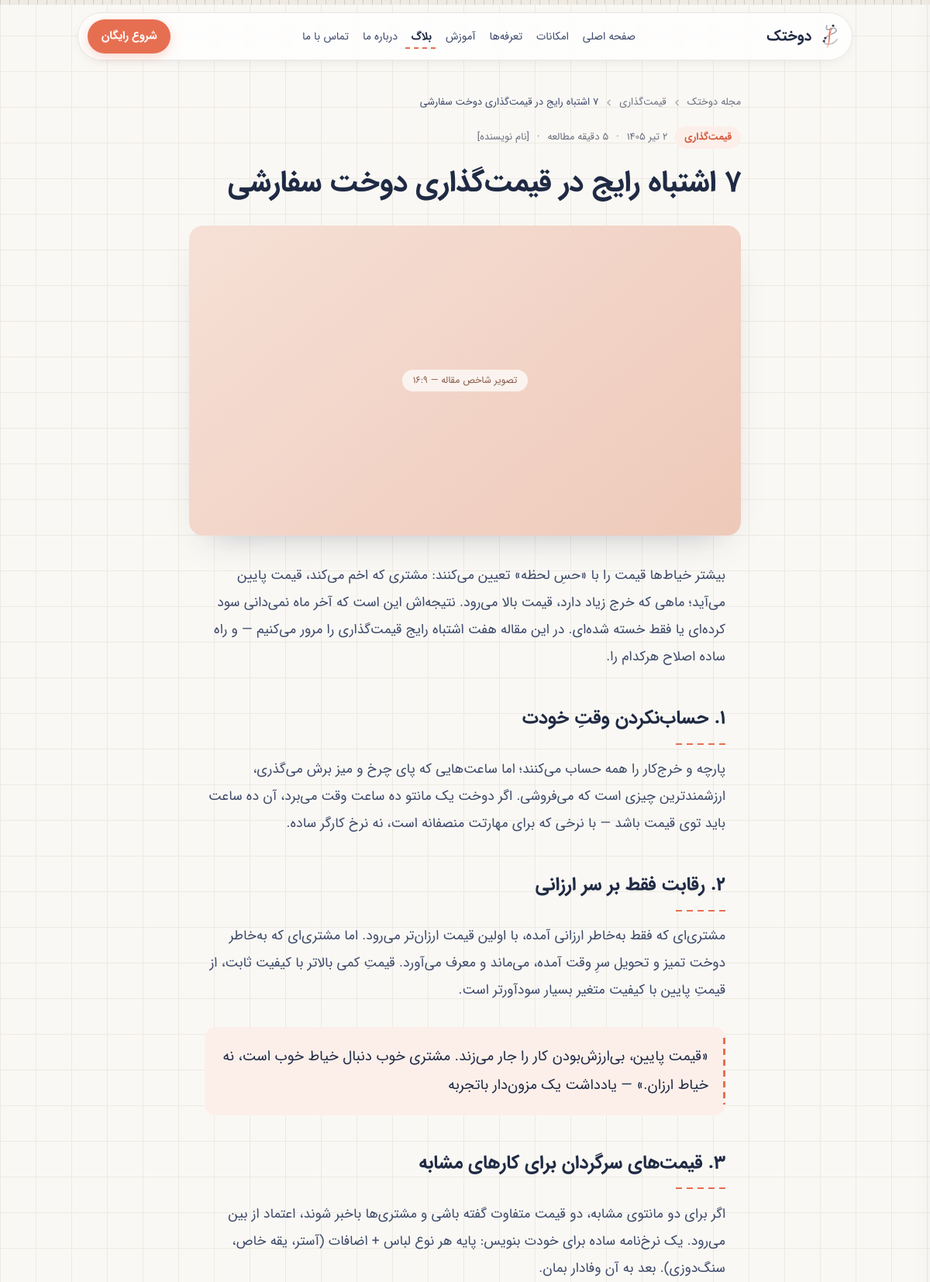
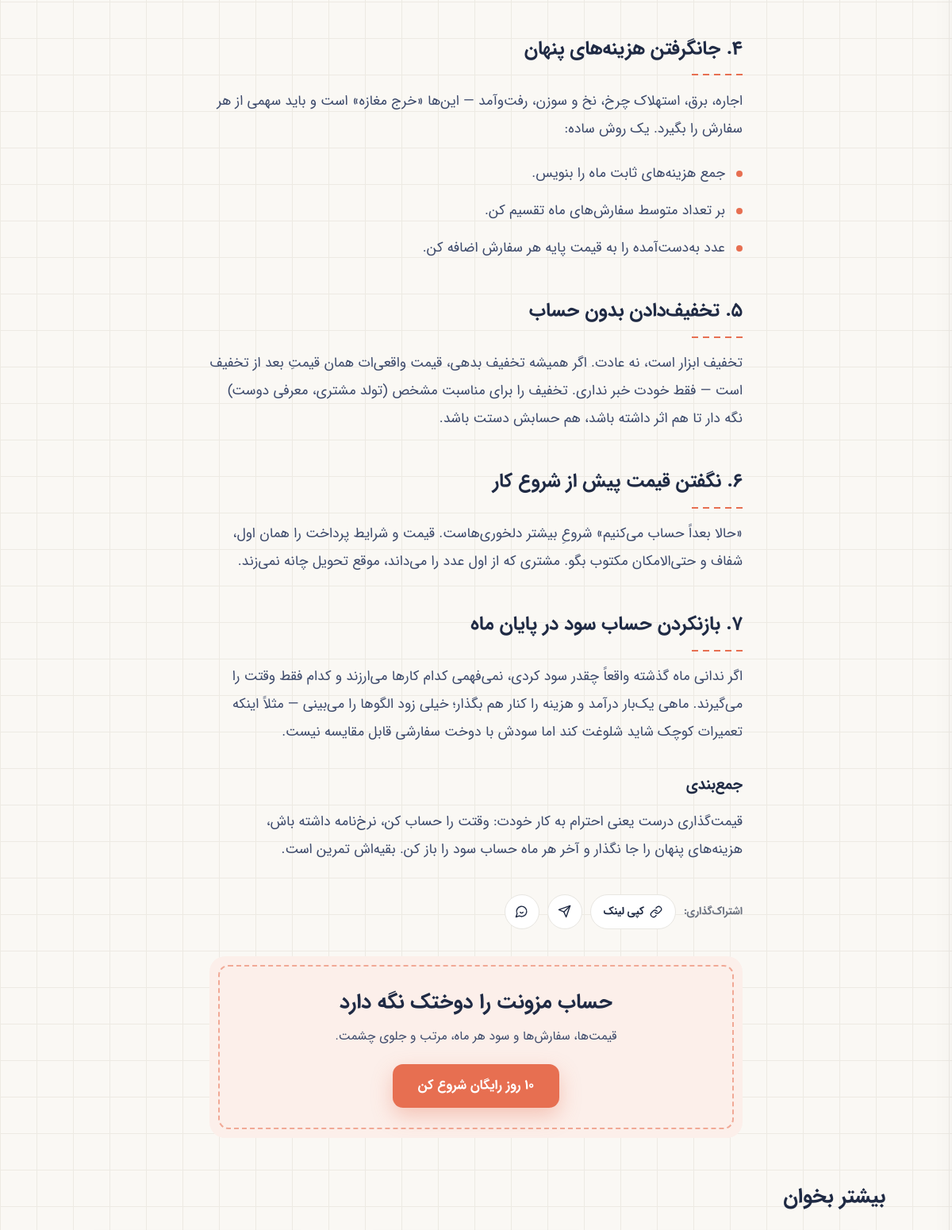
Page /blog/pricing-mistakes (upper part) on the committed database (2 pictures, top to bottom).
### tables this page shows
CREATE TABLE blog_posts (
  id INT UNSIGNED NOT NULL AUTO_INCREMENT,
  slug VARCHAR(160) NOT NULL,
  title VARCHAR(220) NOT NULL,
  excerpt TEXT NULL,
  body_html MEDIUMTEXT NULL,
  cover_image VARCHAR(255) NULL,
  cover_alt VARCHAR(220) NULL,
  category_id INT UNSIGNED NULL,
  status ENUM('draft','published') NOT NULL DEFAULT 'draft',
  published_at DATETIME NULL,
  updated_at DATETIME NOT NULL DEFAULT CURRENT_TIMESTAMP ON UPDATE CURRENT_TIMESTAMP,
  seo_title VARCHAR(220) NULL,
  seo_description VARCHAR(320) NULL,
  reading_minutes TINYINT UNSIGNED NOT NULL DEFAULT 5,
  PRIMARY KEY (id),
  UNIQUE KEY uq_post_slug (slug),
  KEY idx_post_status_date (status, published_at),
  CONSTRAINT fk_post_category FOREIGN KEY (category_id) REFERENCES blog_categories (id) ON DELETE SET NULL
);

CREATE TABLE blog_categories (
  id INT UNSIGNED NOT NULL AUTO_INCREMENT,
  slug VARCHAR(120) NOT NULL,
  title VARCHAR(160) NOT NULL,
  sort_order INT NOT NULL DEFAULT 0,
  PRIMARY KEY (id),
  UNIQUE KEY uq_blog_cat_slug (slug)
);

### includes/db.php (called while the page is built, shortened)
<?php
function db(): PDO
{
    static $pdo = null;
    if ($pdo === null) {
        $dsn = 'mysql:host=' . DB_HOST . ';dbname=' . DB_NAME . ';charset=' . DB_CHARSET;
        $pdo = new PDO($dsn, DB_USER, DB_PASS, [
            PDO::ATTR_ERRMODE            => PDO::ERRMODE_EXCEPTION,
            PDO::ATTR_DEFAULT_FETCH_MODE => PDO::FETCH_ASSOC,
            PDO::ATTR_EMULATE_PREPARES   => false,
        ]);
    }
    return $pdo;
}

### includes/blog_lib.php (called while the page is built, shortened)
<?php
require_once __DIR__ . '/db.php';
require_once __DIR__ . '/helpers.php';
function blog_gradient(array $post): array
{
    return BLOG_GRADIENTS[max(0, (int) $post['id'] - 1) % count(BLOG_GRADIENTS)];
}
function blog_post_by_slug(string $slug): ?array
{
    $stmt = db()->prepare(
        "SELECT p.*, c.title AS cat_title, c.slug AS cat_slug
         FROM blog_posts p LEFT JOIN blog_categories c ON c.id = p.category_id
         WHERE p.slug = ? AND p.status = 'published'"
    );
    $stmt->execute([$slug]);
    return $stmt->fetch() ?: null;
}
function blog_related(array $post, int $n = 3): array
{
    $stmt = db()->prepare(
        "SELECT p.*, c.title AS cat_title FROM blog_posts p
         LEFT JOIN blog_categories c ON c.id = p.category_id
         WHERE p.status = 'published' AND p.id != ?
         ORDER BY (p.category_id = ?) DESC, p.published_at DESC LIMIT " . (int) $n
    );
    $stmt->execute([(int) $post['id'], (int) ($post['category_id'] ?? 0)]);
    return $stmt->fetchAll();
}
function blog_read_label(array $post): string
{
    return fa_digits((int) ($post['reading_minutes'] ?? 5)) . ' دقیقه مطالعه';
}
    ?>

### includes/helpers.php (called while the page is built, shortened)
<?php
function e(?string $s): string
{
    return htmlspecialchars($s ?? '', ENT_QUOTES, 'UTF-8');
}
function fa_digits(string|int|float $s): string
{
    return strtr((string) $s, [
        '0' => '۰', '1' => '۱', '2' => '۲', '3' => '۳', '4' => '۴',
        '5' => '۵', '6' => '۶', '7' => '۷', '8' => '۸', '9' => '۹',
    ]);
}
function gregorian_to_jalali(int $gy, int $gm, int $gd): array
{
    $g_d_m = [0, 31, 59, 90, 120, 151, 181, 212, 243, 273, 304, 334];
    $gy2 = ($gm > 2) ? ($gy + 1) : $gy;
    $days = 355666 + (365 * $gy) + intdiv($gy2 + 3, 4) - intdiv($gy2 + 99, 100)
        + intdiv($gy2 + 399, 400) + $gd + $g_d_m[$gm - 1];
    $jy = -1595 + (33 * intdiv($days, 12053));
    $days %= 12053;
    $jy += 4 * intdiv($days, 1461);
    $days %= 1461;
    if ($days > 365) {
        $jy += intdiv($days - 1, 365);
        $days = ($days - 1) % 365;
    }
    if ($days < 186) {
        $jm = 1 + intdiv($days, 31);
        $jd = 1 + ($days % 31);
    } else {
        $jm = 7 + intdiv($days - 186, 30);
        $jd = 1 + (($days - 186) % 30);
    }
    return [$jy, $jm, $jd];
}
function jalali_date(int|string $date, bool $with_time = false): string
{
    $ts = is_int($date) ? $date : strtotime($date);
    $months = [
        1 => 'فروردین', 'اردیبهشت', 'خرداد', 'تیر', 'مرداد', 'شهریور',
        'مهر', 'آبان', 'آذر', 'دی', 'بهمن', 'اسفند',
    ];
    [$jy, $jm, $jd] = gregorian_to_jalali((int) date('Y', $ts), (int) date('n', $ts), (int) date('j', $ts));
    $out = fa_digits($jd) . ' ' . $months[$jm] . ' ' . fa_digits($jy);
    return $out;
}

### blog-post.php (the view, shortened to what this page needs)
<?php
require_once __DIR__ . '/includes/layout.php';
require_once __DIR__ . '/includes/blog_lib.php';
$slug = (string) ($_GET['slug'] ?? '');
$post = $slug !== '' ? blog_post_by_slug($slug) : null;
$related = blog_related($post, 3);
$post_url = rtrim(BASE_URL, '/') . '/blog/' . $post['slug'];
$share_tg = 'https://t.me/share/url?url=' . rawurlencode($post_url);
$share_wa = 'https://wa.me/?text=' . rawurlencode($post_url);
$pub_date = date('Y-m-d', strtotime($post['published_at']));
?>
<div dir="rtl" lang="fa" style="position:relative;min-height:100vh;background-color:#FAF8F4;background-image:linear-gradient(#EDEAE3 1px,transparent 1px),linear-gradient(90deg,#EDEAE3 1px,transparent 1px);background-size:46px 46px;overflow-x:hidden;line-height:1.6;">
  <?php include __DIR__ . '/includes/site_header.php'; ?>
  <div id="readTape" style="display:none;position:fixed;top:0;inset-inline:0;height:6px;z-index:70;background:#EFEBE2;">
    <div style="position:absolute;inset:0;background-image:repeating-linear-gradient(90deg,rgba(31,42,68,.16) 0 1px,transparent 1px 12px);pointer-events:none;"></div>
  </div>
  <article data-screen-label="مقاله" style="position:relative;">
    <header style="max-width:760px;margin-inline:auto;padding:122px 24px 0;">
      <nav aria-label="مسیر" data-hero style="opacity:0;transform:translateY(12px);transition:opacity .5s ease,transform .5s ease;display:flex;align-items:center;flex-wrap:wrap;gap:7px;font-size:13px;color:#6B7280;">
        <a class="hvd6c76f" href="/blog" style="color:#6B7280;">مجله دوختک</a>
        <?php if (!empty($post['cat_title'])): ?>
        <svg width="13" height="13" viewBox="0 0 24 24" fill="none" stroke="currentColor" stroke-width="2.2" stroke-linecap="round" stroke-linejoin="round" style="transform:scaleX(-1);opacity:.6;"><path d="m9 18 6-6-6-6"/></svg>
        <a class="hvd6c76f" href="/blog?cat=<?= e($post['cat_slug']) ?>" style="color:#6B7280;"><?= e($post['cat_title']) ?></a>
        <?php endif; ?>
        <svg width="13" height="13" viewBox="0 0 24 24" fill="none" stroke="currentColor" stroke-width="2.2" stroke-linecap="round" stroke-linejoin="round" style="transform:scaleX(-1);opacity:.6;"><path d="m9 18 6-6-6-6"/></svg>
        <span style="color:#3D4A6B;"><?= e($post['title']) ?></span>
      </nav>
      <div data-hero style="opacity:0;transform:translateY(12px);transition:opacity .5s ease,transform .5s ease;display:flex;align-items:center;flex-wrap:wrap;gap:10px;font-size:13px;color:#6B7280;margin-top:20px;">
        <?php if (!empty($post['cat_title'])): ?>
        <span style="background:#FCEFEA;color:#D45A3D;font-weight:700;padding:4px 12px;border-radius:999px;"><?= e($post['cat_title']) ?></span>
        <?php endif; ?>
        <time datetime="<?= e($pub_date) ?>"><?= e(jalali_date($post['published_at'])) ?></time>
        <span>·</span>
        <span><?= e(blog_read_label($post)) ?></span>
        <span>·</span>
        <span>[نام نویسنده]</span>
      </div>
      <h1 id="postTitle" data-hero style="opacity:0;transform:translateY(12px);transition:opacity .5s ease,transform .5s ease;font-size:38px;line-height:1.5;font-weight:700;color:#1F2A44;margin:16px 0 0;letter-spacing:-.3px;"><?= e($post['title']) ?></h1>
      <?php if (!empty($post['cover_image'])): ?>
      <div data-hero style="opacity:0;transform:translateY(12px);transition:opacity .5s ease,transform .5s ease;aspect-ratio:16/9;border-radius:18px;margin-top:26px;overflow:hidden;box-shadow:0 20px 44px -26px rgba(31,42,68,.35);">
        <img src="/<?= e($post['cover_image']) ?>" alt="<?= e($post['cover_alt'] ?? $post['title']) ?>" style="width:100%;height:100%;object-fit:cover;display:block;">
      </div>
      <?php else: [$g1, $g2] = blog_gradient($post); ?>
      <div data-hero style="opacity:0;transform:translateY(12px);transition:opacity .5s ease,transform .5s ease;aspect-ratio:16/9;border-radius:18px;margin-top:26px;background:linear-gradient(140deg,<?= e($g1) ?>,<?= e($g2) ?>);display:flex;align-items:center;justify-content:center;box-shadow:0 20px 44px -26px rgba(31,42,68,.35);">
        <span style="font-size:12.5px;color:#8a5f4f;background:rgba(255,255,255,.72);border-radius:999px;padding:4px 14px;">تصویر شاخص مقاله — ۱۶:۹</span>
      </div>
      <?php endif; ?>
    </header>
    <div id="postBody" class="post-body" data-rv style="opacity:0;transform:translateY(14px);transition:opacity .5s ease,transform .5s ease;max-width:720px;margin-inline:auto;padding:34px 24px 10px;font-size:17.5px;line-height:2;color:#3D4A6B;">
<?= $post['body_html']  ?>
    </div>
    <div data-rv style="opacity:0;transform:translateY(14px);transition:opacity .5s ease,transform .5s ease;max-width:720px;margin-inline:auto;padding:8px 24px 6px;display:flex;align-items:center;gap:10px;border-top:none;">
      <span style="font-size:13.5px;font-weight:700;color:#6B7280;">اشتراک‌گذاری:</span>
      <button class="hv36d784" data-copy-link aria-label="کپی لینک" style="display:inline-flex;align-items:center;gap:7px;min-height:44px;padding:8px 16px;background:#fff;border:1px solid var(--color-border);border-radius:999px;color:#1F2A44;font-size:13.5px;font-weight:700;transition:color .2s ease,border-color .2s ease;">
        <svg width="16" height="16" viewBox="0 0 24 24" fill="none" stroke="currentColor" stroke-width="2" stroke-linecap="round" stroke-linejoin="round"><path d="M10 13a5 5 0 0 0 7.54.54l3-3a5 5 0 0 0-7.07-7.07l-1.72 1.71"/><path d="M14 11a5 5 0 0 0-7.54-.54l-3 3a5 5 0 0 0 7.07 7.07l1.71-1.71"/></svg>
        <span data-copy-label>کپی لینک</span>
      </button>
      <a class="hv36d784" href="<?= e($share_tg) ?>" target="_blank" rel="noopener" aria-label="تلگرام" style="display:inline-flex;align-items:center;justify-content:center;width:44px;height:44px;background:#fff;border:1px solid var(--color-border);border-radius:50%;color:#1F2A44;transition:color .2s ease,border-color .2s ease;">
        <svg width="17" height="17" viewBox="0 0 24 24" fill="none" stroke="currentColor" stroke-width="2" stroke-linecap="round" stroke-linejoin="round"><path d="m22 2-7 20-4-9-9-4Z"/><path d="M22 2 11 13"/></svg>
      </a>
      <a class="hv36d784" href="<?= e($share_wa) ?>" target="_blank" rel="noopener" aria-label="واتس‌اپ" style="display:inline-flex;align-items:center;justify-content:center;width:44px;height:44px;background:#fff;border:1px solid var(--color-border);border-radius:50%;color:#1F2A44;transition:color .2s ease,border-color .2s ease;">
        <svg width="17" height="17" viewBox="0 0 24 24" fill="none" stroke="currentColor" stroke-width="2" stroke-linecap="round" stroke-linejoin="round"><path d="M7.9 20A9 9 0 1 0 4 16.1L2 22Z"/><path d="M9.5 13.5c.5 1 1.5 1.5 2.5 1.5s2-.5 2.5-1.5"/></svg>
      </a>
    </div>
  </article>
  <section data-screen-label="سی‌تی‌ای مقاله">
    <div data-rv style="opacity:0;transform:translateY(16px);transition:opacity .5s ease,transform .5s ease;max-width:720px;margin-inline:auto;padding:28px 24px 10px;">
      <div style="position:relative;background:#FCEFEA;border-radius:20px;padding:38px 28px;text-align:center;overflow:hidden;">
        <div style="position:absolute;inset:11px;border:2px dashed #E76F51;border-radius:13px;opacity:.55;pointer-events:none;"></div>
        <h2 style="position:relative;font-size:26px;font-weight:700;color:#1F2A44;margin:0 0 10px;">حساب مزونت را دوختک نگه دارد</h2>
        <p style="position:relative;font-size:15.5px;color:#3D4A6B;margin:0 0 22px;">قیمت‌ها، سفارش‌ها و سود هر ماه، مرتب و جلوی چشمت.</p>
        <a class="hv791c00" href="/pricing" style="position:relative;display:inline-flex;align-items:center;justify-content:center;min-height:52px;background:var(--color-primary);color:#fff;font-weight:700;font-size:16.5px;padding:14px 32px;border-radius:13px;box-shadow:0 10px 26px rgba(231,111,81,.34);transition:background .2s ease,transform .2s ease;">۱۰ روز رایگان شروع کن</a>
      </div>
    </div>
  </section>
  <?php if ($related): ?>
  <section data-screen-label="مقالات مرتبط">
    <div style="max-width:1080px;margin-inline:auto;padding:44px 24px 8px;">
      <h2 data-rv style="opacity:0;transform:translateY(14px);transition:opacity .5s ease,transform .5s ease;font-size:26px;font-weight:700;color:#1F2A44;margin:0 0 22px;">بیشتر بخوان</h2>
    </div>
  </section>
  <?php endif; ?>
</div>

### assets/css/site.css (style rules this page uses)
:root { --color-primary: #E76F51; --color-primary-hover: #D45A3D; --color-primary-soft: #FCEFEA; --color-navy: #1F2A44; --color-body: #3D4A6B; --color-muted: #6B7280; --color-bg: #FAF8F4; --color-grid: #EDEAE3; --color-border: #E8E6E1; --radius-card: 16px; --shadow-card: 0 10px 30px -24px rgba(31, 42, 68, .4); --header-height: 76px; --font-family: 'IRANSans', system-ui, 'Segoe UI', sans-serif; }
* { box-sizing: border-box; }
html, body { margin: 0; padding: 0; }
body { font-family: var(--font-family); background: var(--color-bg); color: var(--color-body); -webkit-font-smoothing: antialiased; }
button { font-family: inherit; cursor: pointer; }
a { text-decoration: none; color: inherit; }

### assets/css/page-blog-post.css (style rules this page uses)
.post-body p { margin: 0 0 1.2em; }
.post-body h2 { font-size: 24px; font-weight: 700; color: #1F2A44; line-height: 1.6; margin: 1.8em 0 .6em; }
.post-body h2::after { content: ''; display: block; width: 64px; height: 2px; background-image: repeating-linear-gradient(90deg, #E76F51 0 8px, transparent 8px 14px); margin-top: 12px; }
.post-body h3 { font-size: 19px; font-weight: 700; color: #1F2A44; margin: 1.6em 0 .5em; }
.post-body blockquote { margin: 1.6em 0; padding: 20px 22px; background: #FCEFEA; border-radius: 14px; position: relative; font-size: 18.5px; line-height: 2; color: #1F2A44; }
.post-body blockquote::before { content: ''; position: absolute; top: 14px; bottom: 14px; inset-inline-start: 0; width: 3px; background-image: repeating-linear-gradient(180deg, #E76F51 0 8px, transparent 8px 14px); }
.post-body ul, .post-body ol { margin: 0 0 1.2em; padding: 0; padding-inline-start: 22px; list-style: none; }
.post-body ul li, .post-body ol li[data-list="bullet"] { position: relative; margin-bottom: .7em; }
.post-body ul li::before, .post-body ol li[data-list="bullet"]::before { content: ''; position: absolute; inset-inline-start: -22px; top: 14px; width: 8px; height: 8px; border-radius: 50%; background: #E76F51; }
@media (min-width: 900px) { #readTape { display: block !important; } }

### rows in the picture
blog_posts: category.title "قیمت‌گذاری", title "۷ اشتباه رایج در قیمت‌گذاری دوخت سفارشی", published_at "۲ تیر ۱۴۰۵", reading_minutes "۵ دقیقه مطالعه", body_html "بیشتر خیاط‌ها قیمت را با «حسِ لحظه» تعیین می‌کنند: مشتری که اخم می‌کند، قیمت پایین می‌آید؛ ماهی که خرج زیاد دارد، قیمت بالا می‌رود. نتیجه‌اش این است که آخر ماه نمی‌دانی سود کرده‌ای یا فقط خسته شده‌ای. در این مقاله هفت اشتباه رایج قیمت‌گذاری را مرور می‌کنیم — و راه ساده اصلاح هرکدام را. ۱. حساب‌نکردن وقتِ خودت پارچه و خرج‌کار را همه حساب می‌کنند؛ اما ساعت‌هایی که پای چرخ و میز برش می‌گذری، ارزشمندترین چیزی است که می‌فروشی. اگر دوخت یک مانتو ده ساعت وقت می‌برد، آن ده ساعت باید توی قیمت باشد — با نرخی که برای مهارتت منصفانه است، نه نرخ کارگر ساده. ۲. رقابت فقط بر سر ارزانی مشتری‌ای که فقط به‌خاطر ارزانی آمده، با اولین قیمت ارزان‌تر می‌رود. اما مشتری‌ای که به‌خاطر دوخت تمیز و تحویل سرِ وقت…"

### other values in the picture
$m['label'] "صفحه اصلی"
$m['label'] "امکانات"
$m['label'] "تعرفه‌ها"
$m['label'] "آموزش"
$m['label'] "بلاگ"
$m['label'] "درباره ما"
$m['label'] "تماس با ما"
